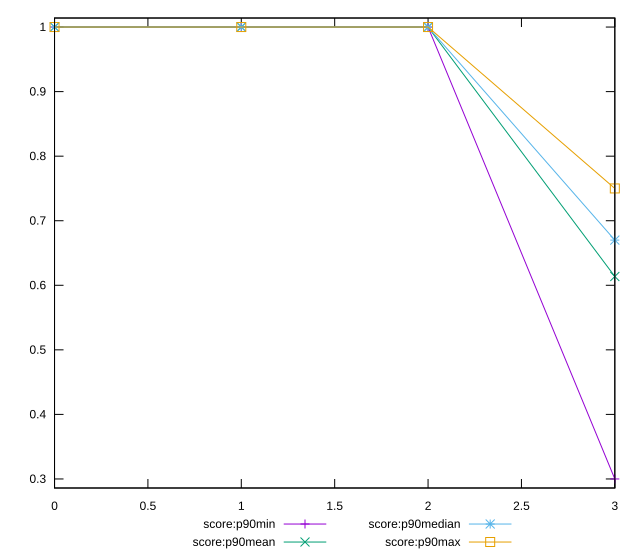

The gnuplot source for this figure:
reset

$scoreP90Min <<EOF
0 1
1 1
2 1
3 0.3
EOF

$scoreP90Mean <<EOF
0 1
1 1
2 1
3 0.6136170212765962
EOF

$scoreP90Median <<EOF
0 1
1 1
2 1
3 0.67
EOF

$scoreP90Max <<EOF
0 1
1 1
2 1
3 0.75
EOF

set key outside below
set xrange [0:3]
set yrange [0.286:1.014]
set trange [0.286:1.014]
set terminal svg size 640, 560 enhanced background rgb 'white'
set output "report/report_00029_2021-02-24T13-36-40.390Z/unused-css-rules/progression/score.svg"

plot $scoreP90Min title "score:p90min" with linespoints, \
     $scoreP90Mean title "score:p90mean" with linespoints, \
     $scoreP90Median title "score:p90median" with linespoints, \
     $scoreP90Max title "score:p90max" with linespoints

reset
